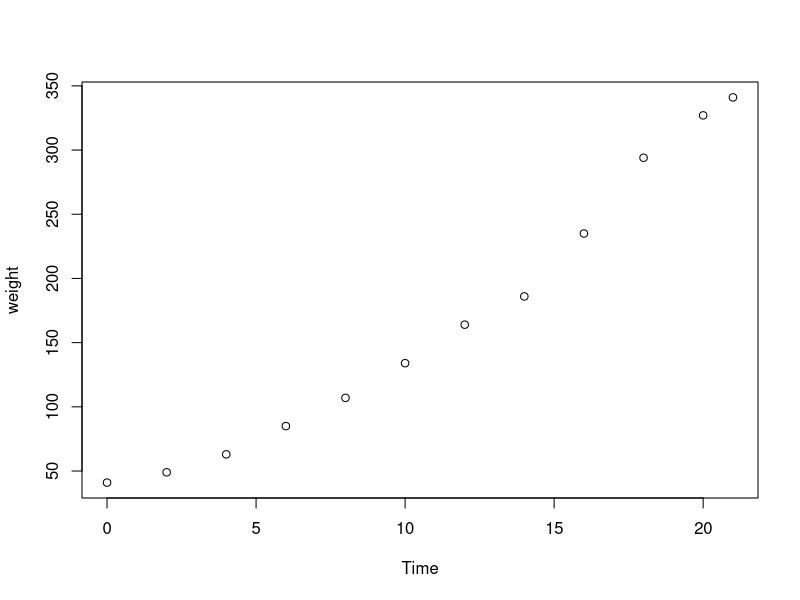
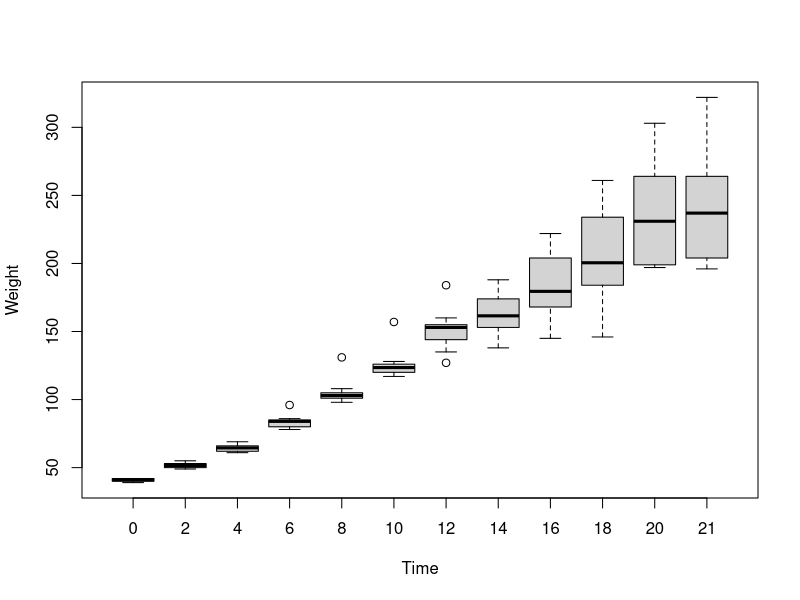
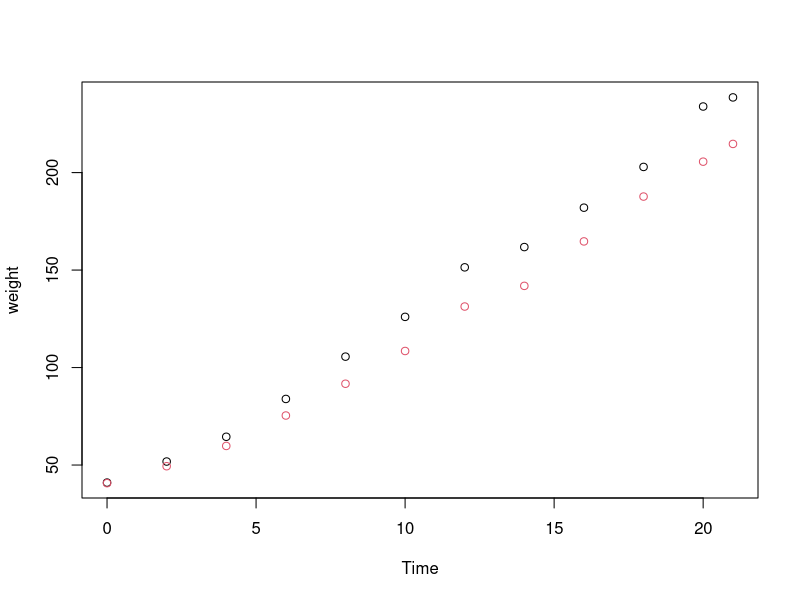

R code for these plots, in order:
# Plot weight vs time plot for the ChichWeight data for chick numbered 34
plot(ChickWeight[ChickWeight[,"Chick"] == 34, c("Time", "weight")])

# Box plot for Chicks in diet group 4
boxplot(weight ~ Time, ChickWeight[ChickWeight[,"Diet"] == 4, c("Time", "weight")], xlab = "Time", ylab = "Weight")

# Plot of mean weights of chicks in diet group 4
plot(aggregate(. ~ Time, ChickWeight[ChickWeight[,"Diet"] == 4,], mean)[,c("Time", "weight")])

# Overlapping same calculations for diet group 2
points(aggregate(. ~ Time, ChickWeight[ChickWeight[,"Diet"] == 2,], mean)[,c("Time", "weight")], col = 2)
